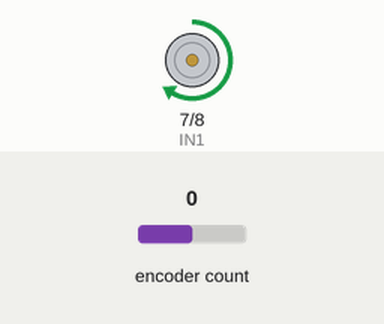
Simulated run of this sketch. Board: Arduino Uno, built with avr-gcc and run on an emulated ATmega328P. On the bench: motor-driver pin pairs drawn as motors (green arrow = first pin HIGH = forward, orange = second pin HIGH = backward, longer = more drive, scaled by the enable pin). The inputs (shaded band) are chosen by the test bench; at power-on: encoder count 0. What the sketch prints to the serial monitor is not drawn.

Above: at 0.15 s.
Timing chart, 0 to 1.8 s (numbered marks = the images above):
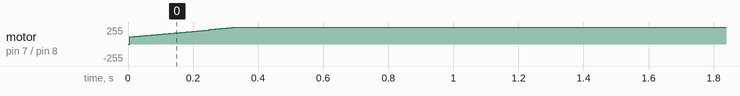

Measured:
- by itself, motor on pin 7 (IN1) / pin 8 (IN2): moves from stopped to forward 255/255 over 0.33 s

The sketch:

ControlSpeed_KpKi.ino
```cpp
#include <Encoder.h>
#include <math.h>
#define IN1 7
#define IN2 8
#define ENA 5
#define RR A0

Encoder motor(2,3); //2 interrupt pins
const int oneRev=194;
long currentEncoder=0;
long previousEncoder=0;
long currentMillis=0;
long previousMillis=0;
int interval=10;  //ms
long deltaT=0;

float currentSpeed=0;
float previousSpeed=0;

float desiredSpeed=500;
float error=0;
int pwmValue=100; //0 - 255 dec 0x00 - 0xFF hex
int direct=1;  //1 clockwise  //0 counter-clockwise
float Kp=0.202;  //controlsignal = Kp*error
float Ki=0.9;
float Kd=0.1;
float errorIntegral=0;
float errorPrevious=0;
float errorDerivative=0;

void setup() {
  pinMode(IN1,OUTPUT);
  pinMode(IN2,OUTPUT);
  pinMode(ENA,OUTPUT);
  pinMode(RR,INPUT);
  Serial.begin(9600);
}

float v=0;
float v_1=0;
float v_2=0;
float v_3=0;
float v_4=0;

float vpreFilt=0;
float vFilt=0;


void loop() {
//  desiredSpeed=500*(sin(0.7*currentMillis/1e3)>0)+200;
//desiredSpeed=4*((28*(int(currentMillis/1e3)%10)+2)*(currentMillis/1e3<15)-(28*(int(currentMillis/1e3)%10)+2)*(currentMillis/1e3>=15));
  desiredSpeed=500; //RPM

  //Moving average Filter
  v_4=v_3;
  v_3=v_2;
  v_2=v_1;
  v_1=v;
  v=read_speed();
  vFilt=(v+v_1+v_2+v_3+v_4)/5;


  currentSpeed=vFilt;

  //Calculate error
  error= desiredSpeed-currentSpeed;

  // Integrate the error
  errorIntegral=errorIntegral+ error*deltaT/1.0e3;

  // Take derivate of the error
  errorDerivative=(error-errorPrevious)/(deltaT/1.0e3);

  errorPrevious=error;


  //Controller
  pwmValue=Kp*error + Ki*errorIntegral + Kd*errorDerivative;
  direct=1;

  if (pwmValue<0)
  {
    pwmValue=abs(pwmValue);
    direct=0;
  }

  if (pwmValue>255) pwmValue=255;

  analogWrite(ENA,pwmValue);
  digitalWrite(IN1,direct);
  digitalWrite(IN2,!direct);
//  Serial.print("Current speed=\t");
  Serial.print(currentSpeed);
//  Serial.print("\tDesired speed=\t");
  Serial.print(" ");
  Serial.print(desiredSpeed);
    Serial.print(" ");
  Serial.println(pwmValue);
}

float read_speed(void)
{
    //read angular speed of the motor
    //return angular speed in rpm
    currentEncoder = motor.read();
    currentMillis = millis();
    deltaT=(currentMillis - previousMillis);
    if (deltaT>=interval)
    {
        float rot_speed = (float)((60000/deltaT)*(currentEncoder - previousEncoder)/oneRev);
        previousEncoder = currentEncoder;
        previousMillis = currentMillis;
        previousSpeed=rot_speed;
        return rot_speed;
    }
    else
    {
      return previousSpeed;
    }

}
```
